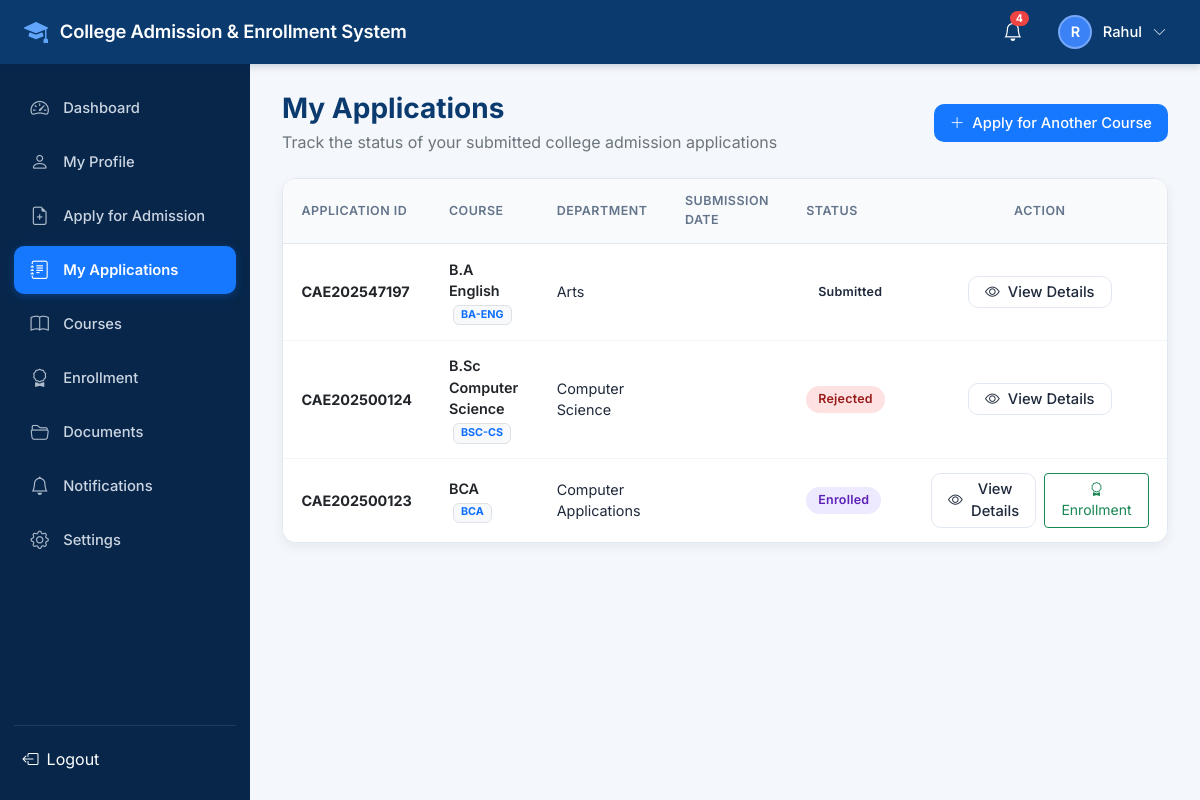
/admissions/my-applications/ (signed in), run on the app's committed database.
### accounts/models.py (models this page shows, shortened)
class User(AbstractUser):
    ROLE_CHOICES = (
        ('ADMIN', 'Admin'),
        ('STUDENT', 'Student'),
    )
    role = models.CharField(max_length=20, choices=ROLE_CHOICES, default='STUDENT')
    email = models.EmailField(unique=True)
    phone_number = models.CharField(max_length=20, blank=True, null=True)
    profile_picture = models.ImageField(upload_to='profiles/', blank=True, null=True)
    created_at = models.DateTimeField(auto_now_add=True)
    updated_at = models.DateTimeField(auto_now=True)
    USERNAME_FIELD = 'email'
    REQUIRED_FIELDS = ['username', 'first_name', 'last_name']
    @property
    def is_student(self):
        return self.role == 'STUDENT'
    @property
    def is_admin_user(self):
        return self.role == 'ADMIN' or self.is_staff or self.is_superuser
    @property
    def full_name(self):
        name = f"{self.first_name} {self.last_name}".strip()
        return name if name else self.username

### admissions/models.py (models this page shows, shortened)
class AdmissionApplication(models.Model):
    STATUS_CHOICES = (
        ('Draft', 'Draft'),
        ('Submitted', 'Submitted'),
        ('Under Review', 'Under Review'),
        ('Document Verification', 'Document Verification'),
        ('Approved', 'Approved'),
        ('Rejected', 'Rejected'),
        ('Enrolled', 'Enrolled'),
    )
    application_id = models.CharField(max_length=30, unique=True, blank=True)
    student = models.ForeignKey(settings.AUTH_USER_MODEL, on_delete=models.CASCADE, related_name='applications')
    course = models.ForeignKey(Course, on_delete=models.PROTECT, related_name='applications')
    status = models.CharField(max_length=30, choices=STATUS_CHOICES, default='Draft')
    current_step = models.PositiveIntegerField(default=1)
    full_name = models.CharField(max_length=150)
    email = models.EmailField()
    phone_number = models.CharField(max_length=20)
    date_of_birth = models.DateField(null=True, blank=True)
    gender = models.CharField(max_length=20, blank=True)
    address = models.TextField(blank=True)
    father_name = models.CharField(max_length=150, blank=True)
    mother_name = models.CharField(max_length=150, blank=True)
    guardian_contact = models.CharField(max_length=20, blank=True)
    previous_institution = models.CharField(max_length=255, blank=True)
    qualification = models.CharField(max_length=150, blank=True)
    board_university = models.CharField(max_length=150, blank=True)
    passing_year = models.PositiveIntegerField(null=True, blank=True)
    percentage_cgpa = models.DecimalField(max_digits=5, decimal_places=2, null=True, blank=True)
    rejection_reason = models.TextField(blank=True, null=True)
    admin_remarks = models.TextField(blank=True, null=True)
    reviewed_by = models.ForeignKey(settings.AUTH_USER_MODEL, on_delete=models.SET_NULL, null=True, blank=True, related_name='reviewed_applications')
    reviewed_at = models.DateTimeField(null=True, blank=True)
    submitted_at = models.DateTimeField(null=True, blank=True)
    created_at = models.DateTimeField(auto_now_add=True)
    updated_at = models.DateTimeField(auto_now=True)
    class Meta:
        ordering = ['-created_at']
    @property
    def is_enrolled(self):
        return hasattr(self, 'enrollment') or self.status == 'Enrolled'
    @property
    def status_badge_class(self):
        mapping = {
            'Draft': 'badge-secondary',
            'Submitted': 'badge-info',
            'Under Review': 'badge-primary',
            'Document Verification': 'badge-warning',
            'Approved': 'badge-success',
            'Rejected': 'badge-danger',
            'Enrolled': 'badge-purple',
        }
        return mapping.get(self.status, 'badge-secondary')

### courses/models.py (models this page shows, shortened)
class Course(models.Model):
    STATUS_CHOICES = (
        ('Active', 'Active'),
        ('Inactive', 'Inactive'),
    )
    course_name = models.CharField(max_length=150)
    course_code = models.CharField(max_length=30, unique=True)
    department = models.CharField(max_length=100)
    description = models.TextField(blank=True)
    duration = models.CharField(max_length=50, default='3 Years')
    total_seats = models.PositiveIntegerField(default=60, validators=[MinValueValidator(1)])
    available_seats = models.PositiveIntegerField(default=60)
    eligibility = models.TextField(default='10+2 Higher Secondary Examination passed with minimum 50% aggregate marks.')
    fees = models.DecimalField(max_digits=10, decimal_places=2, default=45000.00)
    status = models.CharField(max_length=20, choices=STATUS_CHOICES, default='Active')
    created_at = models.DateTimeField(auto_now_add=True)
    updated_at = models.DateTimeField(auto_now=True)
    class Meta:
        ordering = ['course_name']

### admissions/views.py (the view)
# urls.py: path('my-applications/', views.my_applications, name='my_applications'),
@student_required
def my_applications(request):
    applications = AdmissionApplication.objects.filter(student=request.user).select_related('course').order_by('-created_at')
    return render(request, 'admissions/my_applications.html', {'applications': applications})

### notifications/context_processors.py (called while the page is built)
def notification_context(request):
    if request.user.is_authenticated:
        unread_count = Notification.objects.filter(recipient=request.user, is_read=False).count()
        recent_notifications = Notification.objects.filter(recipient=request.user)[:5]
        return {
            'unread_notifications_count': unread_count,
            'recent_notifications': recent_notifications,
        }
    return {
        'unread_notifications_count': 0,
        'recent_notifications': [],
    }

### templates/admissions/my_applications.html (shortened to what this page needs)
{% extends 'base.html' %}
{% load static %}
{% block content %}
<div class="mb-4 d-flex flex-wrap justify-content-between align-items-center gap-3">
  <div>
    <h3 class="fw-bold mb-1" style="color: #0B3A6E;">My Applications</h3>
    <p class="text-secondary mb-0">Track the status of your submitted college admission applications</p>
  </div>
  <a href="{% url 'admissions:apply' %}" class="btn btn-primary-custom px-3 py-2">
    <i class="bi bi-plus-lg"></i> Apply for Another Course
  </a>
</div>
<div class="card-custom p-0 overflow-hidden">
  <div class="table-custom-container border-0">
    <table class="table-custom">
      <thead>
        <tr>
          <th>Application ID</th>
          <th>Course</th>
          <th>Department</th>
          <th>Submission Date</th>
          <th>Status</th>
          <th class="text-center">Action</th>
        </tr>
      </thead>
      <tbody>
        {% for app in applications %}
          <tr>
            <td class="fw-bold">
              <a href="{% url 'admissions:application_detail' app.application_id %}" class="text-dark text-decoration-none">
                {{ app.application_id }}
              </a>
            </td>
            <td>
              <span class="fw-semibold text-dark">{{ app.course.course_name }}</span>
              <span class="badge bg-light text-primary border ms-1 small">{{ app.course.course_code }}</span>
            </td>
            <td>{{ app.course.department }}</td>
            <td class="text-secondary small">{{ app.submitted_at|date:"M d, Y"|default:app.created_at|date:"M d, Y" }}</td>
            <td>
              <span class="badge-custom {{ app.status_badge_class }}">{{ app.status }}</span>
            </td>
            <td class="text-center">
              <div class="d-inline-flex gap-2">
                <a href="{% url 'admissions:application_detail' app.application_id %}" class="btn btn-sm btn-outline-custom py-1 px-3">
                  <i class="bi bi-eye"></i> View Details
                </a>
                {% if app.status == 'Approved' and not app.is_enrolled %}
                  <a href="{% url 'enrollments:enroll_student' app.application_id %}" class="btn btn-sm btn-primary-custom py-1 px-3">
                    <i class="bi bi-check-circle"></i> Enroll
                  </a>
                {% elif app.is_enrolled %}
                  <a href="{% url 'enrollments:confirmation' app.application_id %}" class="btn btn-sm btn-outline-success py-1 px-3">
                    <i class="bi bi-award"></i> Enrollment
                  </a>
                {% endif %}
              </div>
            </td>
          </tr>
        {% endfor %}
      </tbody>
    </table>
  </div>
</div>
{% endblock %}

### templates/base.html (shortened to what this page needs)
{% load static %}
<!DOCTYPE html>
<html lang="en">
<head>
  <link href="https://cdn.jsdelivr.net/npm/bootstrap@5.3.3/dist/css/bootstrap.min.css" rel="stylesheet">
  <link rel="stylesheet" href="https://cdn.jsdelivr.net/npm/bootstrap-icons@1.11.3/font/bootstrap-icons.min.css">
  <link rel="stylesheet" href="{% static 'css/style.css' %}">
</head>
<body>
  <header class="portal-header">
    <div class="d-flex align-items-center gap-3">
      <a href="{% if user.is_authenticated %}{% if user.is_admin_user %}{% url 'accounts:admin_dashboard' %}{% else %}{% url 'students:dashboard' %}{% endif %}{% else %}{% url 'accounts:home' %}{% endif %}" class="portal-brand text-decoration-none">
        <i class="bi bi-mortarboard-fill"></i>
        <span>College Admission & Enrollment System</span>
      </a>
    </div>
    <div class="portal-header-right">
      {% if user.is_authenticated %}
        <div class="dropdown">
          <button class="notification-bell-btn" id="notifDropdown" data-bs-toggle="dropdown" aria-expanded="false" title="Notifications">
            <i class="bi bi-bell"></i>
            {% if unread_notifications_count > 0 %}
              <span class="notification-badge">{{ unread_notifications_count }}</span>
            {% endif %}
          </button>
        </div>
        <div class="dropdown">
          <button class="header-user-btn" id="userMenuDropdown" data-bs-toggle="dropdown" aria-expanded="false">
            <div class="header-avatar">
              {% if user.profile_picture %}
                <img src="{{ user.profile_picture.url }}" alt="{{ user.full_name }}" class="w-100 h-100 rounded-circle">
              {% else %}
                {{ user.first_name|first|default:user.username|first|upper }}
              {% endif %}
            </div>
            <span class="header-user-name d-none d-sm-inline">{{ user.full_name|default:user.username }}</span>
            <i class="bi bi-chevron-down small opacity-75"></i>
          </button>
        </div>
      {% endif %}
    </div>
  </header>
  {% if user.is_authenticated %}
    <div class="portal-layout">
      <aside class="portal-sidebar">
        <ul class="sidebar-menu">
          {% if user.is_student %}
            <li class="sidebar-item {% if request.resolver_match.view_name == 'students:dashboard' %}active{% endif %}">
              <a href="{% url 'students:dashboard' %}"><i class="bi bi-speedometer2"></i> Dashboard</a>
            </li>
            <li class="sidebar-item {% if request.resolver_match.view_name == 'students:profile' %}active{% endif %}">
              <a href="{% url 'students:profile' %}"><i class="bi bi-person"></i> My Profile</a>
            </li>
            <li class="sidebar-item {% if request.resolver_match.view_name == 'admissions:apply' %}active{% endif %}">
              <a href="{% url 'admissions:apply' %}"><i class="bi bi-file-earmark-plus"></i> Apply for Admission</a>
            </li>
            <li class="sidebar-item {% if 'my_applications' in request.resolver_match.view_name or 'application_detail' in request.resolver_match.view_name %}active{% endif %}">
              <a href="{% url 'admissions:my_applications' %}"><i class="bi bi-journal-text"></i> My Applications</a>
            </li>
            <li class="sidebar-item {% if 'courses' in request.resolver_match.app_name and not user.is_admin_user %}active{% endif %}">
              <a href="{% url 'courses:list' %}"><i class="bi bi-book"></i> Courses</a>
            </li>
            <li class="sidebar-item {% if 'enrollments' in request.resolver_match.app_name %}active{% endif %}">
              <a href="{% url 'enrollments:my_enrollments' %}"><i class="bi bi-award"></i> Enrollment</a>
            </li>
            <li class="sidebar-item {% if 'documents' in request.resolver_match.app_name %}active{% endif %}">
              <a href="{% url 'documents:list' %}"><i class="bi bi-folder2-open"></i> Documents</a>
            </li>
            <li class="sidebar-item {% if 'notifications' in request.resolver_match.app_name %}active{% endif %}">
              <a href="{% url 'notifications:list' %}"><i class="bi bi-bell"></i> Notifications</a>
            </li>
            <li class="sidebar-item {% if request.resolver_match.view_name == 'accounts:settings' %}active{% endif %}">
              <a href="{% url 'accounts:settings' %}"><i class="bi bi-gear"></i> Settings</a>
            </li>
          {% endif %}
        </ul>
        <div class="sidebar-footer">
          <form action="{% url 'accounts:logout' %}" method="post">
            <button type="submit" class="btn btn-link text-white text-decoration-none w-100 text-start p-2 d-flex align-items-center gap-2 rounded hover-bg">
              <i class="bi bi-box-arrow-left"></i> Logout
            </button>
          </form>
        </div>
      </aside>
      <main class="portal-content">
        {% block content %}{% endblock %}
      </main>
    </div>
  {% else %}
    <main class="flex-grow-1">
      {% block public_content %}{% endblock %}
    </main>
  {% endif %}
</body>
</html>

### data on the page
User: first_name|first "R", full_name "Rahul"
AdmissionApplication: application_id "CAE202547197", course.course_name "B.A English", course.course_code "BA-ENG", course.department "Arts", status "Submitted"
AdmissionApplication: application_id "CAE202500124", course.course_name "B.Sc Computer Science", course.course_code "BSC-CS", course.department "Computer Science", status "Rejected"
AdmissionApplication: application_id "CAE202500123", course.course_name "BCA", course.course_code "BCA", course.department "Computer Applications", status "Enrolled", shows "Enrollment"

### other printed values
{{ unread_notifications_count }} "4"
